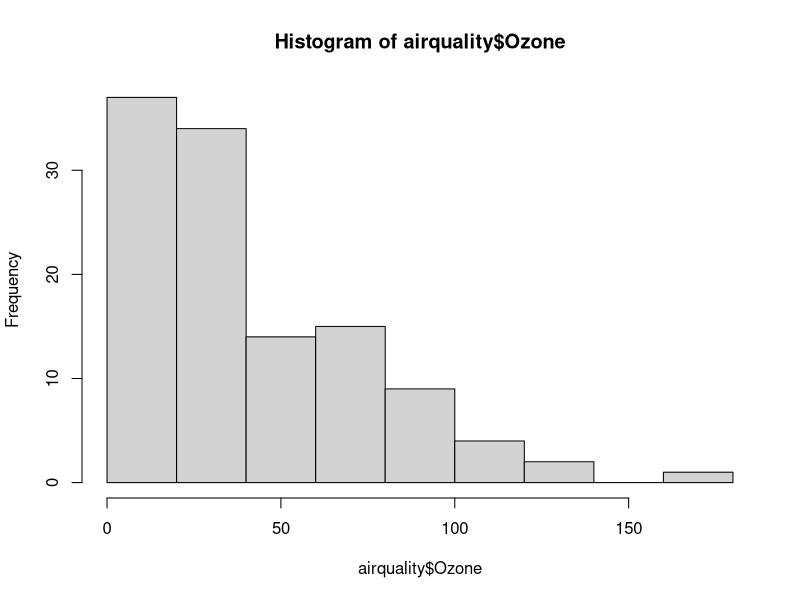
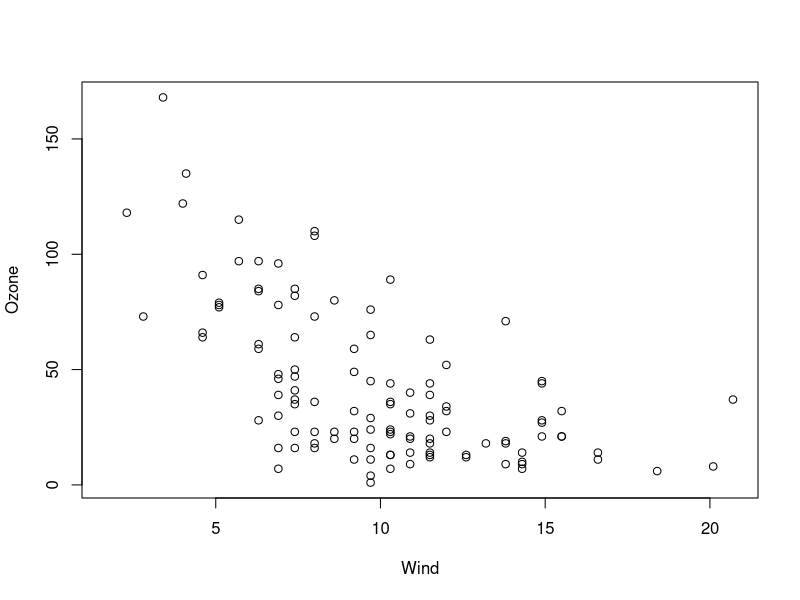
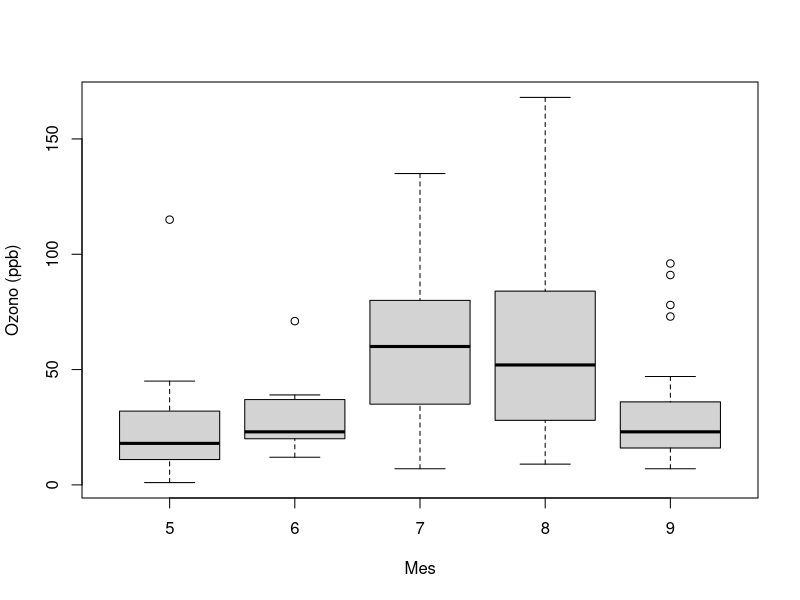

These charts were generated, in order, by the following R code:
library(datasets)

# desplegando valores por histograma
hist(airquality$Ozone)

#desplegando valores por scatterplot
with(airquality, plot(Wind, Ozone))


#desplegando valores por boxplot
airquality <- transform(airquality, Month = factor(Month)) 
boxplot(Ozone ~ Month, airquality, xlab = "Mes", ylab = "Ozono (ppb)")

